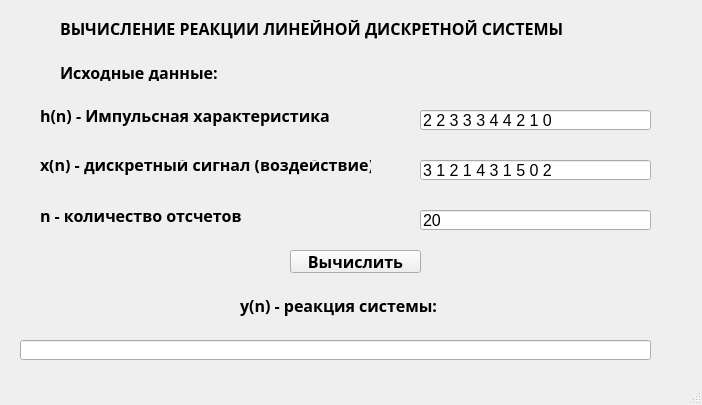
<?xml version="1.0" encoding="UTF-8"?>
<ui version="4.0">
 <class>MainWindo</class>
 <widget class="QMainWindow" name="MainWindo">
  <property name="geometry">
   <rect>
    <x>0</x>
    <y>0</y>
    <width>702</width>
    <height>405</height>
   </rect>
  </property>
  <property name="windowTitle">
   <string>lab1</string>
  </property>
  <property name="windowOpacity">
   <double>11.000000000000000</double>
  </property>
  <widget class="QWidget" name="centralwidget">
   <widget class="QLineEdit" name="lineEdit_2">
    <property name="geometry">
     <rect>
      <x>420</x>
      <y>110</y>
      <width>231</width>
      <height>20</height>
     </rect>
    </property>
    <property name="font">
     <font>
      <family>Arial</family>
      <pointsize>12</pointsize>
     </font>
    </property>
    <property name="text">
     <string>2 2 3 3 3 4 4 2 1 0</string>
    </property>
   </widget>
   <widget class="QLabel" name="label">
    <property name="geometry">
     <rect>
      <x>40</x>
      <y>100</y>
      <width>331</width>
      <height>31</height>
     </rect>
    </property>
    <property name="font">
     <font>
      <family>Arial Black</family>
      <pointsize>12</pointsize>
      <weight>75</weight>
      <bold>true</bold>
     </font>
    </property>
    <property name="text">
     <string>h(n) - Импульсная характеристика</string>
    </property>
   </widget>
   <widget class="QLabel" name="label_2">
    <property name="geometry">
     <rect>
      <x>40</x>
      <y>160</y>
      <width>331</width>
      <height>31</height>
     </rect>
    </property>
    <property name="font">
     <font>
      <family>Arial Black</family>
      <pointsize>12</pointsize>
      <weight>75</weight>
      <bold>true</bold>
     </font>
    </property>
    <property name="text">
     <string>x(n) - дискретный сигнал (воздействие)
</string>
    </property>
   </widget>
   <widget class="QLabel" name="label_3">
    <property name="geometry">
     <rect>
      <x>40</x>
      <y>200</y>
      <width>331</width>
      <height>31</height>
     </rect>
    </property>
    <property name="font">
     <font>
      <family>Arial Black</family>
      <pointsize>12</pointsize>
      <weight>75</weight>
      <bold>true</bold>
     </font>
    </property>
    <property name="text">
     <string>n - количество отсчетов</string>
    </property>
   </widget>
   <widget class="QLineEdit" name="lineEdit_3">
    <property name="geometry">
     <rect>
      <x>420</x>
      <y>160</y>
      <width>231</width>
      <height>20</height>
     </rect>
    </property>
    <property name="font">
     <font>
      <family>Arial</family>
      <pointsize>12</pointsize>
     </font>
    </property>
    <property name="text">
     <string>3 1 2 1 4 3 1 5 0 2</string>
    </property>
   </widget>
   <widget class="QLineEdit" name="lineEdit_4">
    <property name="geometry">
     <rect>
      <x>420</x>
      <y>210</y>
      <width>231</width>
      <height>20</height>
     </rect>
    </property>
    <property name="font">
     <font>
      <family>Arial</family>
      <pointsize>12</pointsize>
     </font>
    </property>
    <property name="text">
     <string>20</string>
    </property>
   </widget>
   <widget class="QLabel" name="label_4">
    <property name="geometry">
     <rect>
      <x>240</x>
      <y>290</y>
      <width>331</width>
      <height>31</height>
     </rect>
    </property>
    <property name="font">
     <font>
      <family>Arial Black</family>
      <pointsize>12</pointsize>
      <weight>75</weight>
      <bold>true</bold>
     </font>
    </property>
    <property name="text">
     <string>y(n) - реакция системы:</string>
    </property>
   </widget>
   <widget class="QLineEdit" name="lineEdit_5">
    <property name="geometry">
     <rect>
      <x>20</x>
      <y>340</y>
      <width>631</width>
      <height>20</height>
     </rect>
    </property>
    <property name="font">
     <font>
      <family>Arial</family>
      <pointsize>12</pointsize>
     </font>
    </property>
    <property name="text">
     <string/>
    </property>
   </widget>
   <widget class="QLabel" name="label_5">
    <property name="geometry">
     <rect>
      <x>60</x>
      <y>20</y>
      <width>661</width>
      <height>61</height>
     </rect>
    </property>
    <property name="font">
     <font>
      <family>Arial Black</family>
      <pointsize>12</pointsize>
      <weight>75</weight>
      <bold>true</bold>
     </font>
    </property>
    <property name="text">
     <string>ВЫЧИСЛЕНИЕ РЕАКЦИИ ЛИНЕЙНОЙ ДИСКРЕТНОЙ СИСТЕМЫ
 
Исходные данные:</string>
    </property>
   </widget>
   <widget class="QPushButton" name="pushButton">
    <property name="geometry">
     <rect>
      <x>290</x>
      <y>250</y>
      <width>131</width>
      <height>23</height>
     </rect>
    </property>
    <property name="font">
     <font>
      <family>Arial Black</family>
      <pointsize>12</pointsize>
      <weight>75</weight>
      <bold>true</bold>
     </font>
    </property>
    <property name="text">
     <string>Вычислить</string>
    </property>
   </widget>
  </widget>
  <widget class="QMenuBar" name="menubar">
   <property name="geometry">
    <rect>
     <x>0</x>
     <y>0</y>
     <width>702</width>
     <height>21</height>
    </rect>
   </property>
  </widget>
  <widget class="QStatusBar" name="statusbar"/>
 </widget>
 <resources/>
 <connections/>
</ui>
